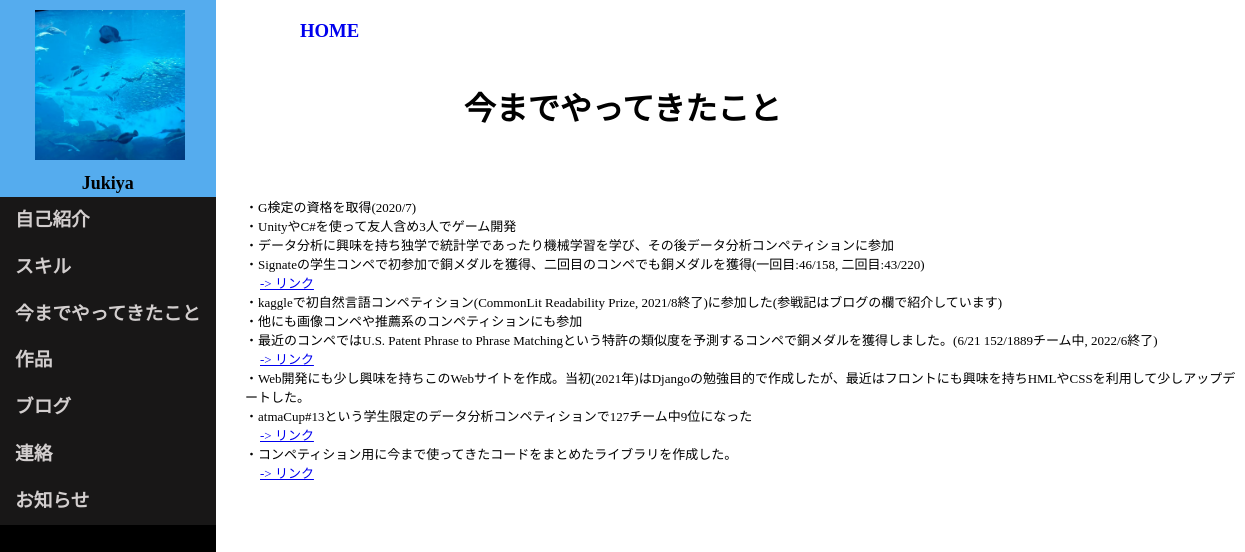
The app's page /experience/ with its own data.
### myapp/models.py (models this page shows)
class ExperienceModel(models.Model):
    summary = models.TextField(max_length=300, blank=True)
    url = models.URLField(blank=True)

### myapp/views.py (the view)
# urls.py: path("experience/", views.ExperienceView.as_view(), name="experience"),
class ExperienceView(View):
    def get(self, request, *args, **kwargs):
        experience_data = ExperienceModel.objects.all()
        return render(request, "myapp/experience.html", {"experience_data":experience_data})

### myapp/templates/myapp/experience.html (shortened to what this page needs)
<!DOCTYPE html>
{% load static %}
<html lang="en">
    <head>
        <link rel="stylesheet" type="text/css" href="{% static 'css/experience.css' %}">
        <div class="header">
            <div class="profile">
                <img src="/media/img/upload/my_favorite_photo.jpg" , alt="profile_icon" , width="150" , height="150">
                <h1><font color="black">Jukiya</font></h1>
            </div>
            <div class="page_link">
                <h3 id="introduction">自己紹介</h3>
                <h3 id="skill">スキル</h3>
                <h3 id="experience">今までやってきたこと</h3>
                <h3 id="works">作品</h3>
                <h3 id="blog">ブログ</h3>
                <h3 id="contact">連絡</h3>
                <h3 id="news">お知らせ</h3>
            </div>
        </div>
    </head>
    <body>
        <div class="title">
            <a href="{% url 'myapp:home' %}"><h3>HOME</h3></a>
            <h1 class="experience">今までやってきたこと</h1>
        </div>
        <div class="experience_content", id="experiencecontent">
            {% for exp in experience_data %}
            <ul class="exp">
                <p>{{ exp.summary | linebreaks }}</p>
                {% if exp.url != ""%}
                <li><a href={{exp.url}} target="_blank">-> リンク</a><li>
                {%  endif %}
            </ul>
            {% endfor %}
        </div>
    </body>
</html>

### myapp/static/css/experience.css (style rules this page uses)
* { margin: 0; padding: 0; }
.header { float: left; width: -webkit-max-content; width: -moz-max-content; width: max-content; min-height: 100vh; position: fixed; background-color: black; }
.profile { background-color: #55acee; }
.profile img { height: 150px; width: 150px; -o-object-fit: cover; object-fit: cover; display: block; padding: 10px 10px 10px 35px; }
.profile h1 { text-align: center; font-size: large; line-height: 1.5; }
.page_link { background-color: #181717; line-height: 2.5; }
.page_link h3 { padding-left: 15px; padding-right: 15px; color: rgb(210, 206, 206); cursor: pointer; }
.title h1 { padding-top: 0%; font-size: xx-large; text-align: center; line-height: 175px; color: #000000; }
.title h3 { display: inline-block; padding-left: 300px; transform: translateY(20px); }
.title a { text-decoration: none; }
.experience_content { padding-left: 225px; }
.experience_content li { list-style: none; }
.experience_content p { padding-left: 20px; font-size: small; }
.exp li { font-size: small; transform: translateX(35px); }

### records on screen
ExperienceModel: summary "・G検定の資格を取得(2020/7)"
ExperienceModel: summary "・UnityやC#を使って友人含め3人でゲーム開発"
ExperienceModel: summary "・データ分析に興味を持ち独学で統計学であったり機械学習を学び、その後データ分析コンペティションに参加"
ExperienceModel: summary "・Signateの学生コンペで初参加で銅メダルを獲得、二回目のコンペでも銅メダルを獲得(一回目:46/158, 二回目:43/220)"
ExperienceModel: summary "・kaggleで初自然言語コンペティション(CommonLit Readability Prize, 2021/8終了)に参加した(参戦記はブログの欄で紹介しています) ・他にも画像コンペや推薦系のコンペティションにも参加 ・最近のコンペではU.S. Patent Phrase to Phrase Matchingという特許の類似度を予測するコンペで銅メダルを獲得しました。(6/21 152/1889チーム中, 2022/6終了)"
ExperienceModel: summary "・Web開発にも少し興味を持ちこのWebサイトを作成。当初(2021年)はDjangoの勉強目的で作成したが、最近はフロントにも興味を持ちHMLやCSSを利用して少しアップデートした。"
ExperienceModel: summary "・atmaCup#13という学生限定のデータ分析コンペティションで127チーム中9位になった"
ExperienceModel: summary "・コンペティション用に今まで使ってきたコードをまとめたライブラリを作成した。"
